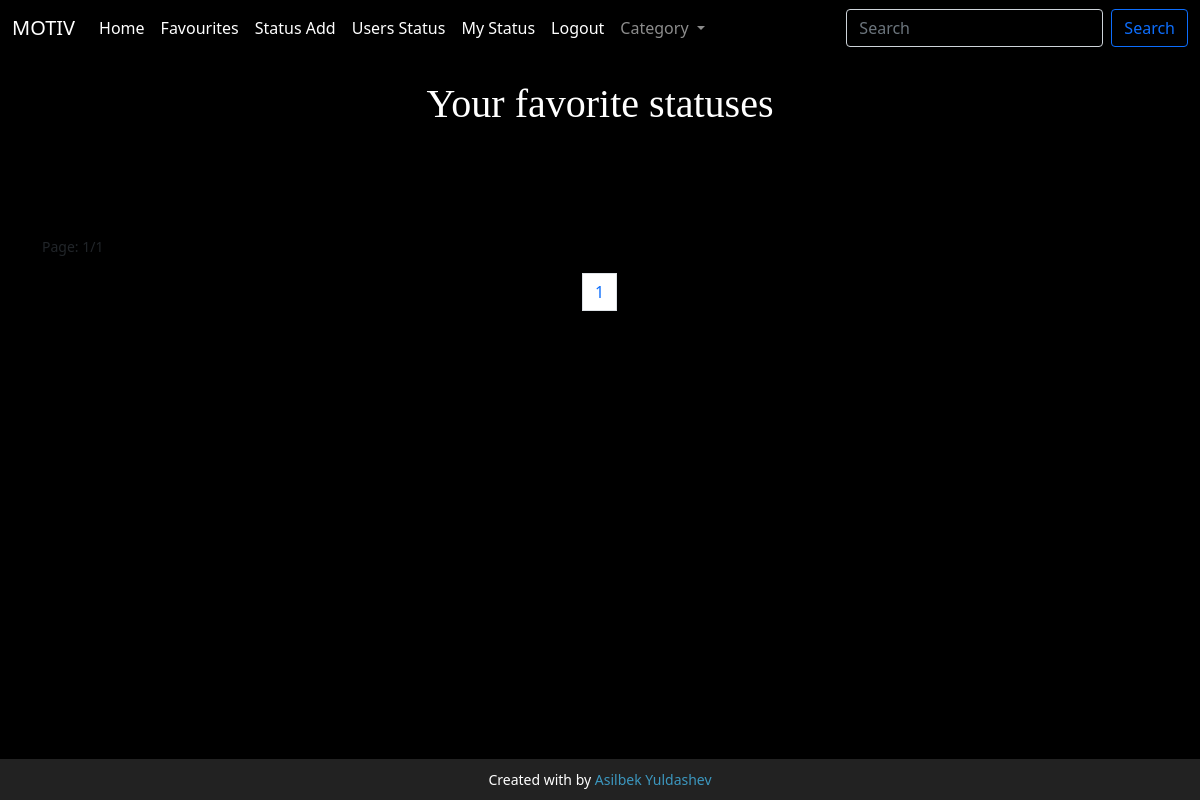
Before: /favourites/ (signed in) with the older database file.
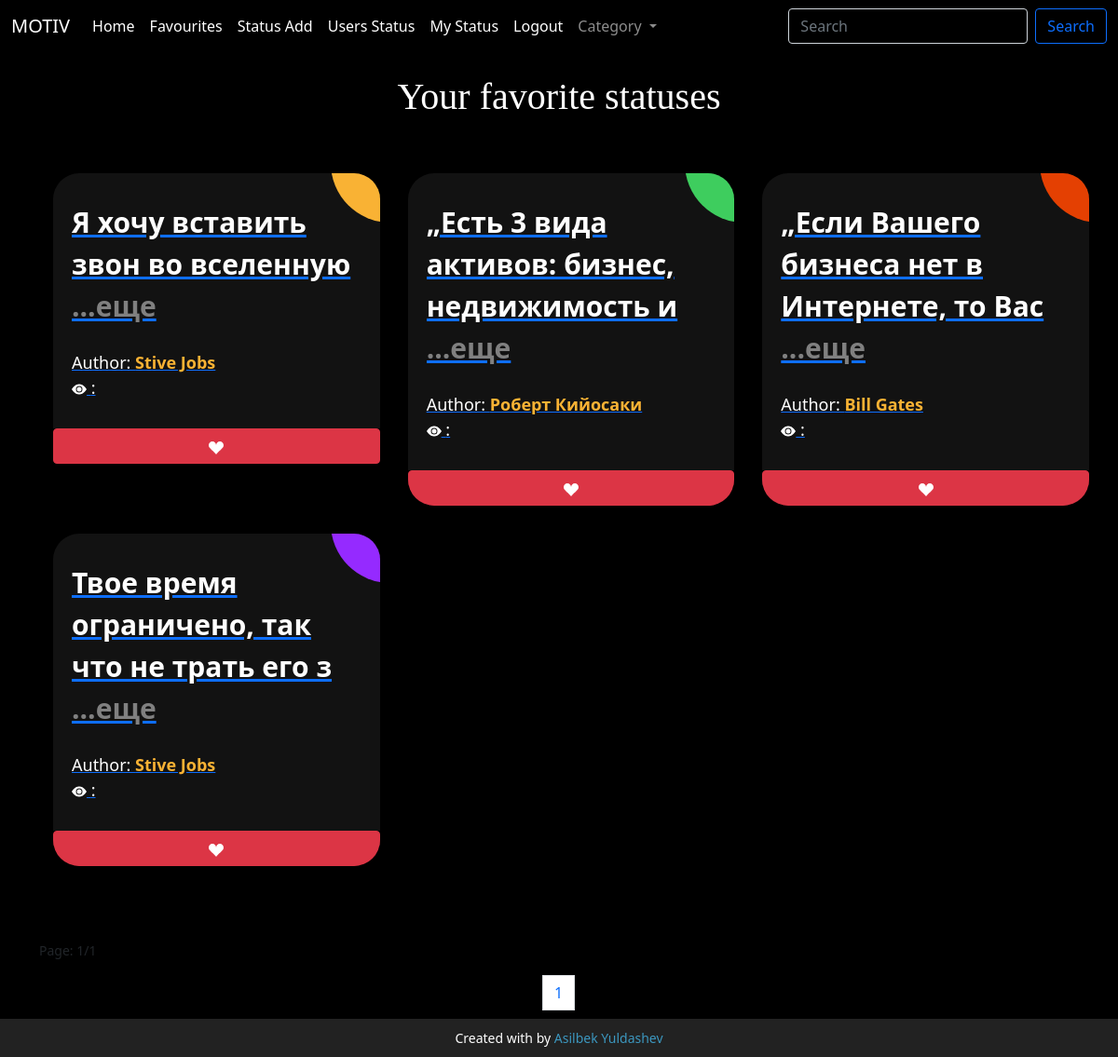
After: the same page with the newer database file.
### main/models.py (models this page shows, shortened)
class Status(models.Model):
    category = models.ForeignKey(Category, on_delete=models.CASCADE)
    text = models.TextField()
    author = models.ForeignKey(Authors, on_delete=models.CASCADE)
    favourites = models.ManyToManyField(User, related_name='favourite', default=None, blank=True)

class Authors(models.Model):
    full_name = models.CharField(max_length=250)
    bio = models.TextField()
    img = models.ImageField(upload_to='images/')
    def __str__(self):
        return self.full_name

### main/views.py (the view)
# urls.py: path('favourites/', sevimli, name='sevimli'),
def sevimli(request):
    category = Category.objects.all()
    new = Status.objects.filter(favourites=request.user)
    page = Paginator(new, 9)
    page_list = request.GET.get('page')
    page = page.get_page(page_list)
    return render(request, 'favourite.html', {
        'new': new,
        'page':page,
        'category':category
                                              })

### template/favourite.html (shortened to what the changed rows need)
{% load static %}
{% load hitcount_tags %}
<!doctype html>
<html lang="en">
<head>
    <link href="https://cdn.jsdelivr.net/npm/bootstrap@5.1.0/dist/css/bootstrap.min.css" rel="stylesheet"
>
    <link rel="stylesheet" href="{% static 'salom.css' %}">
</head>
<body>
<h1 class="text-center text-white mt-4" style="font-family: cursive">Your favorite statuses</h1>
<link rel="stylesheet" href="https://use.fontawesome.com/releases/v5.7.0/css/all.css"
>
<div style="display: flex; flex-direction: column; justify-content: center; align-items: center">
<div>
<div style="" class="container">
    {% if search %}
    <div class="ag-format-container">
        <div class="ag-courses_box">
            {% for i in status %}
            <div class="ag-courses_item">
                <a href="{% url 'status' i.id %}" class="ag-courses-item_link">
                    <div class="ag-courses-item_bg">
                    </div>
                    <div class="ag-courses-item_title">
                        <span>{{ i.text|slice:45 }}</span>
                    </div>
                    <div class="ag-courses-item_date-box">
                        Author:
                        <span class="ag-courses-item_date">
              {{ i.author }} </span>
                        <br>
                        <svg xmlns="http://www.w3.org/2000/svg" width="16" height="16" fill="currentColor"
                             class="bi bi-eye-fill" viewBox="0 0 16 16">
                            <path d="M10.5 8a2.5 2.5 0 1 1-5 0 2.5 2.5 0 0 1 5 0"/>
                            <path d="M0 8s3-5.5 8-5.5S16 8 16 8s-3 5.5-8 5.5S0 8 0 8m8 3.5a3.5 3.5 0 1 0 0-7 3.5 3.5 0 0 0 0 7"/>
                        </svg>
                        : {% get_hit_count for i %}
                    </div>
            </div>
            </a>
        </div>
    </div>
    {% endfor %}
    {% else %}
    <div class="ag-format-container">
        <div class="ag-courses_box">
            {% for i in page.object_list %}
            <div class="ag-courses_item">
                <a href="{% url 'status' i.id %}" class="ag-courses-item_link">
                    <div class="ag-courses-item_bg"></div>
                    <div id="textbox" class="ag-courses-item_title">
                        <span>{{ i.text|slice:45 }} <span style="color: gray">...еще</span></span>
                    </div>
                    <div class="ag-courses-item_date-box">
                        Author:
                        <span class="ag-courses-item_date">
              {{ i.author }} </span> <br>
                        <svg xmlns="http://www.w3.org/2000/svg" width="16" height="16" fill="currentColor"
                             class="bi bi-eye-fill" viewBox="0 0 16 16">
                            <path d="M10.5 8a2.5 2.5 0 1 1-5 0 2.5 2.5 0 0 1 5 0"/>
                            <path d="M0 8s3-5.5 8-5.5S16 8 16 8s-3 5.5-8 5.5S0 8 0 8m8 3.5a3.5 3.5 0 1 0 0-7 3.5 3.5 0 0 0 0 7"/>
                        </svg>
                        : {% get_hit_count for i %}
                    </div>
                </a>
                {% if fav %} <a href="{% url 'favourites' i.id %}" class="btn btn-outline-danger w-100">
            <svg xmlns="http://www.w3.org/2000/svg" width="16" height="16" fill="currentColor" class="bi bi-suit-heart" viewBox="0 0 16 16">
  <path d="m8 6.236-.894-1.789c-.222-.443-.607-1.08-1.152-1.595C5.418 2.345 4.776 2 4 2 2.324 2 1 3.326 1 4.92c0 1.211.554 2.066 1.868 3.37.337.334.721.695 1.146 1.093C5.122 10.423 6.5 11.717 8 13.447c1.5-1.73 2.878-3.024 3.986-4.064.425-.398.81-.76 1.146-1.093C14.446 6.986 15 6.131 15 4.92 15 3.326 13.676 2 12 2c-.777 0-1.418.345-1.954.852-.545.515-.93 1.152-1.152 1.595zm.392 8.292a.513.513 0 0 1-.784 0c-1.601-1.902-3.05-3.262-4.243-4.381C1.3 8.208 0 6.989 0 4.92 0 2.755 1.79 1 4 1c1.6 0 2.719 1.05 3.404 2.008.26.365.458.716.596.992a7.55 7.55 0 0 1 .596-.992C9.281 2.049 10.4 1 12 1c2.21 0 4 1.755 4 3.92 0 2.069-1.3 3.288-3.365 5.227-1.193 1.12-2.642 2.48-4.243 4.38z"/>
</svg>
          </a>
                                {% else %}
                              <a href="{% url 'favourites' i.id %}" class="btn btn-danger w-100">  <svg xmlns="http://www.w3.org/2000/svg" width="16" height="16" fill="currentColor" class="bi bi-suit-heart-fill" viewBox="0 0 16 16">
  <path d="M4 1c2.21 0 4 1.755 4 3.92C8 2.755 9.79 1 12 1s4 1.755 4 3.92c0 3.263-3.234 4.414-7.608 9.608a.513.513 0 0 1-.784 0C3.234 9.334 0 8.183 0 4.92 0 2.755 1.79 1 4 1"/>
</svg></a>
                                {% endif %}
            </div>
            {% endfor %}
        </div>
    </div>
    {% endif %}
    <nav aria-label="Page navigation example">
        <ul class="pagination justify-content-center">
            {% for num_page in page.paginator.page_range %}
            {% if page.number == num_page %}
            <li class="page-item"><a class="page-link" href="#">{{ num_page }}</a></li>
            {% endif %}<br/>{% endfor %}
        </ul>
    </nav>
</div>
</body>
</html>

Changed rows visible on the page:
added Status: text "Я хочу вставить звон во вселенную", author "Stive Jobs"
added Status: text "„Есть 3 вида активов: бизнес, недвижимость и", author "Роберт Кийосаки"
added Status: text "„Если Вашего бизнеса нет в Интернете, то Вас", author "Bill Gates"
added Status: text "Твое время ограничено, так что не трать его з", author "Stive Jobs"
